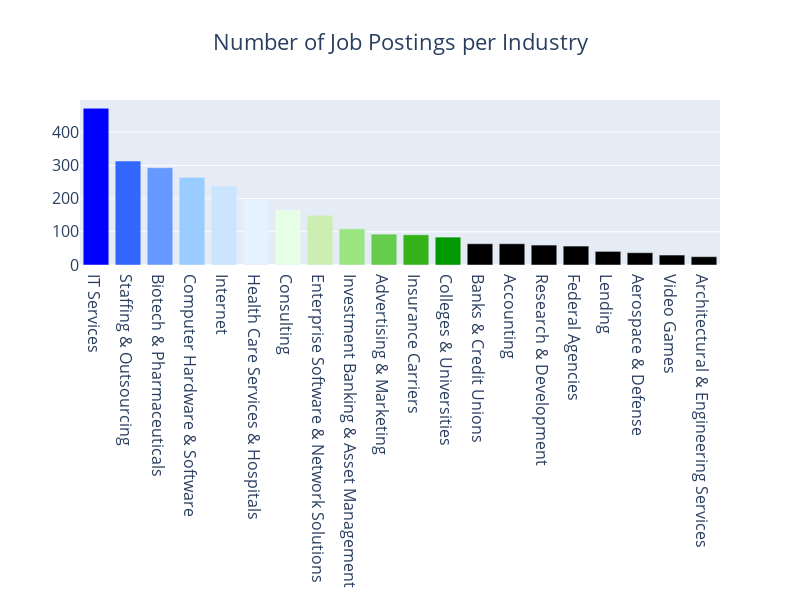

Write notebook code for a chart like this one.
### Code cell
plotlyplot(industry_df,20, "Number of Job Postings per Industry")

### Figure 1 — Plotly figure (JSON) as saved in the notebook; plotly's stock layout.template omitted (floating-point values rounded to 4 significant figures)
{"data": [{"marker": {"color": ["#0000FF", "#3366FF", "#6699FF", "#99CCFF", "#CCE5FF", "#E6F2FF", "#E6FFE6", "#CCEEB3", "#99E580", "#66CC4D", "#33B319", "#009900"]}, "type": "bar", "x": ["IT Services", "Staffing & Outsourcing", "Biotech & Pharmaceuticals", "Computer Hardware & Software", "Internet", "Health Care Services & Hospitals", "Consulting", "Enterprise Software & Network Solutions", "Investment Banking & Asset Management", "Advertising & Marketing", "Insurance Carriers", "Colleges & Universities", "Banks & Credit Unions", "Accounting", "Research & Development", "Federal Agencies", "Lending", "Aerospace & Defense", "Video Games", "Architectural & Engineering Services"], "y": [472, 313, 293, 264, 238, 197, 166, 150, 109, 93, 91, 84, 64, 64, 60, 57, 41, 37, 30, 25]}], "layout": {"font": {"size": 16}, "height": 600, "title": {"text": "Number of Job Postings per Industry", "x": 0.5}, "width": 800, "xaxis": {"autorange": true, "range": [-0.5, 19.5], "type": "category"}, "yaxis": {"autorange": true, "range": [0, 496.8], "type": "linear"}}}
